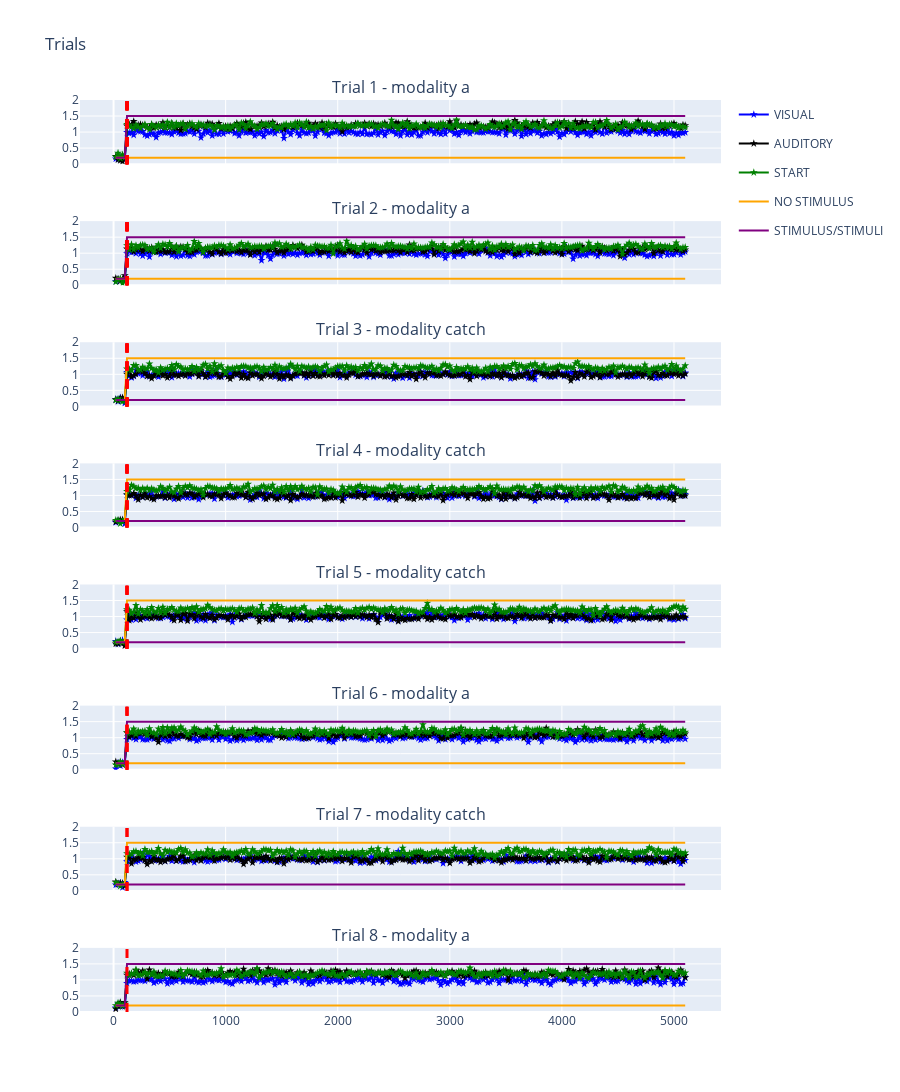

Notebook cell for this chart:
### Code cell
fig = habituation_task.plot_trials(8)
fig.show()

### Figure 1 — Plotly figure (JSON) as saved in the notebook; plotly's stock layout.template omitted (floating-point values rounded to 4 significant figures; data arrays with more than 128 entries replaced by an {"elided": "..."} marker saying what was removed)
{"data": [{"legendgroup": "VISUAL", "line": {"color": "blue"}, "marker": {"symbol": "star"}, "mode": "markers+lines", "name": "VISUAL", "showlegend": true, "type": "scatter", "x": {"elided": "255 int values"}, "xaxis": "x", "y": {"elided": "255 float values"}, "yaxis": "y"}, {"legendgroup": "AUDITORY", "line": {"color": "black"}, "marker": {"symbol": "star"}, "mode": "markers+lines", "name": "AUDITORY", "showlegend": true, "type": "scatter", "x": {"elided": "255 int values"}, "xaxis": "x", "y": {"elided": "255 float values"}, "yaxis": "y"}, {"legendgroup": "START", "line": {"color": "green"}, "marker": {"symbol": "star"}, "mode": "markers+lines", "name": "START", "showlegend": true, "type": "scatter", "x": {"elided": "255 int values"}, "xaxis": "x", "y": {"elided": "255 float values"}, "yaxis": "y"}, {"legendgroup": "OUTPUT 1", "line": {"color": "orange"}, "mode": "lines", "name": "NO STIMULUS", "showlegend": true, "type": "scatter", "x": {"elided": "255 int values"}, "xaxis": "x", "y": {"elided": "255 float values"}, "yaxis": "y"}, {"legendgroup": "OUTPUT 2", "line": {"color": "purple"}, "mode": "lines", "name": "STIMULUS/STIMULI", "showlegend": true, "type": "scatter", "x": {"elided": "255 int values"}, "xaxis": "x", "y": {"elided": "255 float values"}, "yaxis": "y"}, {"legendgroup": "VISUAL", "line": {"color": "blue"}, "marker": {"symbol": "star"}, "mode": "markers+lines", "name": "VISUAL", "showlegend": false, "type": "scatter", "x": {"elided": "255 int values"}, "xaxis": "x2", "y": {"elided": "255 float values"}, "yaxis": "y2"}, {"legendgroup": "AUDITORY", "line": {"color": "black"}, "marker": {"symbol": "star"}, "mode": "markers+lines", "name": "AUDITORY", "showlegend": false, "type": "scatter", "x": {"elided": "255 int values"}, "xaxis": "x2", "y": {"elided": "255 float values"}, "yaxis": "y2"}, {"legendgroup": "START", "line": {"color": "green"}, "marker": {"symbol": "star"}, "mode": "markers+lines", "name": "START", "showlegend": false, "type": "scatter", "x": {"elided": "255 int values"}, "xaxis": "x2", "y": {"elided": "255 float values"}, "yaxis": "y2"}, {"legendgroup": "OUTPUT 1", "line": {"color": "orange"}, "mode": "lines", "name": "NO STIMULUS", "showlegend": false, "type": "scatter", "x": {"elided": "255 int values"}, "xaxis": "x2", "y": {"elided": "255 float values"}, "yaxis": "y2"}, {"legendgroup": "OUTPUT 2", "line": {"color": "purple"}, "mode": "lines", "name": "STIMULUS/STIMULI", "showlegend": false, "type": "scatter", "x": {"elided": "255 int values"}, "xaxis": "x2", "y": {"elided": "255 float values"}, "yaxis": "y2"}, {"legendgroup": "VISUAL", "line": {"color": "blue"}, "marker": {"symbol": "star"}, "mode": "markers+lines", "name": "VISUAL", "showlegend": false, "type": "scatter", "x": {"elided": "255 int values"}, "xaxis": "x3", "y": {"elided": "255 float values"}, "yaxis": "y3"}, {"legendgroup": "AUDITORY", "line": {"color": "black"}, "marker": {"symbol": "star"}, "mode": "markers+lines", "name": "AUDITORY", "showlegend": false, "type": "scatter", "x": {"elided": "255 int values"}, "xaxis": "x3", "y": {"elided": "255 float values"}, "yaxis": "y3"}, {"legendgroup": "START", "line": {"color": "green"}, "marker": {"symbol": "star"}, "mode": "markers+lines", "name": "START", "showlegend": false, "type": "scatter", "x": {"elided": "255 int values"}, "xaxis": "x3", "y": {"elided": "255 float values"}, "yaxis": "y3"}, {"legendgroup": "OUTPUT 1", "line": {"color": "orange"}, "mode": "lines", "name": "NO STIMULUS", "showlegend": false, "type": "scatter", "x": {"elided": "255 int values"}, "xaxis": "x3", "y": {"elided": "255 float values"}, "yaxis": "y3"}, {"legendgroup": "OUTPUT 2", "line": {"color": "purple"}, "mode": "lines", "name": "STIMULUS/STIMULI", "showlegend": false, "type": "scatter", "x": {"elided": "255 int values"}, "xaxis": "x3", "y": {"elided": "255 float values"}, "yaxis": "y3"}, {"legendgroup": "VISUAL", "line": {"color": "blue"}, "marker": {"symbol": "star"}, "mode": "markers+lines", "name": "VISUAL", "showlegend": false, "type": "scatter", "x": {"elided": "255 int values"}, "xaxis": "x4", "y": {"elided": "255 float values"}, "yaxis": "y4"}, {"legendgroup": "AUDITORY", "line": {"color": "black"}, "marker": {"symbol": "star"}, "mode": "markers+lines", "name": "AUDITORY", "showlegend": false, "type": "scatter", "x": {"elided": "255 int values"}, "xaxis": "x4", "y": {"elided": "255 float values"}, "yaxis": "y4"}, {"legendgroup": "START", "line": {"color": "green"}, "marker": {"symbol": "star"}, "mode": "markers+lines", "name": "START", "showlegend": false, "type": "scatter", "x": {"elided": "255 int values"}, "xaxis": "x4", "y": {"elided": "255 float values"}, "yaxis": "y4"}, {"legendgroup": "OUTPUT 1", "line": {"color": "orange"}, "mode": "lines", "name": "NO STIMULUS", "showlegend": false, "type": "scatter", "x": {"elided": "255 int values"}, "xaxis": "x4", "y": {"elided": "255 float values"}, "yaxis": "y4"}, {"legendgroup": "OUTPUT 2", "line": {"color": "purple"}, "mode": "lines", "name": "STIMULUS/STIMULI", "showlegend": false, "type": "scatter", "x": {"elided": "255 int values"}, "xaxis": "x4", "y": {"elided": "255 float values"}, "yaxis": "y4"}, {"legendgroup": "VISUAL", "line": {"color": "blue"}, "marker": {"symbol": "star"}, "mode": "markers+lines", "name": "VISUAL", "showlegend": false, "type": "scatter", "x": {"elided": "255 int values"}, "xaxis": "x5", "y": {"elided": "255 float values"}, "yaxis": "y5"}, {"legendgroup": "AUDITORY", "line": {"color": "black"}, "marker": {"symbol": "star"}, "mode": "markers+lines", "name": "AUDITORY", "showlegend": false, "type": "scatter", "x": {"elided": "255 int values"}, "xaxis": "x5", "y": {"elided": "255 float values"}, "yaxis": "y5"}, {"legendgroup": "START", "line": {"color": "green"}, "marker": {"symbol": "star"}, "mode": "markers+lines", "name": "START", "showlegend": false, "type": "scatter", "x": {"elided": "255 int values"}, "xaxis": "x5", "y": {"elided": "255 float values"}, "yaxis": "y5"}, {"legendgroup": "OUTPUT 1", "line": {"color": "orange"}, "mode": "lines", "name": "NO STIMULUS", "showlegend": false, "type": "scatter", "x": {"elided": "255 int values"}, "xaxis": "x5", "y": {"elided": "255 float values"}, "yaxis": "y5"}, {"legendgroup": "OUTPUT 2", "line": {"color": "purple"}, "mode": "lines", "name": "STIMULUS/STIMULI", "showlegend": false, "type": "scatter", "x": {"elided": "255 int values"}, "xaxis": "x5", "y": {"elided": "255 float values"}, "yaxis": "y5"}, {"legendgroup": "VISUAL", "line": {"color": "blue"}, "marker": {"symbol": "star"}, "mode": "markers+lines", "name": "VISUAL", "showlegend": false, "type": "scatter", "x": {"elided": "255 int values"}, "xaxis": "x6", "y": {"elided": "255 float values"}, "yaxis": "y6"}, {"legendgroup": "AUDITORY", "line": {"color": "black"}, "marker": {"symbol": "star"}, "mode": "markers+lines", "name": "AUDITORY", "showlegend": false, "type": "scatter", "x": {"elided": "255 int values"}, "xaxis": "x6", "y": {"elided": "255 float values"}, "yaxis": "y6"}, {"legendgroup": "START", "line": {"color": "green"}, "marker": {"symbol": "star"}, "mode": "markers+lines", "name": "START", "showlegend": false, "type": "scatter", "x": {"elided": "255 int values"}, "xaxis": "x6", "y": {"elided": "255 float values"}, "yaxis": "y6"}, {"legendgroup": "OUTPUT 1", "line": {"color": "orange"}, "mode": "lines", "name": "NO STIMULUS", "showlegend": false, "type": "scatter", "x": {"elided": "255 int values"}, "xaxis": "x6", "y": {"elided": "255 float values"}, "yaxis": "y6"}, {"legendgroup": "OUTPUT 2", "line": {"color": "purple"}, "mode": "lines", "name": "STIMULUS/STIMULI", "showlegend": false, "type": "scatter", "x": {"elided": "255 int values"}, "xaxis": "x6", "y": {"elided": "255 float values"}, "yaxis": "y6"}, {"legendgroup": "VISUAL", "line": {"color": "blue"}, "marker": {"symbol": "star"}, "mode": "markers+lines", "name": "VISUAL", "showlegend": false, "type": "scatter", "x": {"elided": "255 int values"}, "xaxis": "x7", "y": {"elided": "255 float values"}, "yaxis": "y7"}, {"legendgroup": "AUDITORY", "line": {"color": "black"}, "marker": {"symbol": "star"}, "mode": "markers+lines", "name": "AUDITORY", "showlegend": false, "type": "scatter", "x": {"elided": "255 int values"}, "xaxis": "x7", "y": {"elided": "255 float values"}, "yaxis": "y7"}, {"legendgroup": "START", "line": {"color": "green"}, "marker": {"symbol": "star"}, "mode": "markers+lines", "name": "START", "showlegend": false, "type": "scatter", "x": {"elided": "255 int values"}, "xaxis": "x7", "y": {"elided": "255 float values"}, "yaxis": "y7"}, {"legendgroup": "OUTPUT 1", "line": {"color": "orange"}, "mode": "lines", "name": "NO STIMULUS", "showlegend": false, "type": "scatter", "x": {"elided": "255 int values"}, "xaxis": "x7", "y": {"elided": "255 float values"}, "yaxis": "y7"}, {"legendgroup": "OUTPUT 2", "line": {"color": "purple"}, "mode": "lines", "name": "STIMULUS/STIMULI", "showlegend": false, "type": "scatter", "x": {"elided": "255 int values"}, "xaxis": "x7", "y": {"elided": "255 float values"}, "yaxis": "y7"}, {"legendgroup": "VISUAL", "line": {"color": "blue"}, "marker": {"symbol": "star"}, "mode": "markers+lines", "name": "VISUAL", "showlegend": false, "type": "scatter", "x": {"elided": "255 int values"}, "xaxis": "x8", "y": {"elided": "255 float values"}, "yaxis": "y8"}, {"legendgroup": "AUDITORY", "line": {"color": "black"}, "marker": {"symbol": "star"}, "mode": "markers+lines", "name": "AUDITORY", "showlegend": false, "type": "scatter", "x": {"elided": "255 int values"}, "xaxis": "x8", "y": {"elided": "255 float values"}, "yaxis": "y8"}, {"legendgroup": "START", "line": {"color": "green"}, "marker": {"symbol": "star"}, "mode": "markers+lines", "name": "START", "showlegend": false, "type": "scatter", "x": {"elided": "255 int values"}, "xaxis": "x8", "y": {"elided": "255 float values"}, "yaxis": "y8"}, {"legendgroup": "OUTPUT 1", "line": {"color": "orange"}, "mode": "lines", "name": "NO STIMULUS", "showlegend": false, "type": "scatter", "x": {"elided": "255 int values"}, "xaxis": "x8", "y": {"elided": "255 float values"}, "yaxis": "y8"}, {"legendgroup": "OUTPUT 2", "line": {"color": "purple"}, "mode": "lines", "name": "STIMULUS/STIMULI", "showlegend": false, "type": "scatter", "x": {"elided": "255 int values"}, "xaxis": "x8", "y": {"elided": "255 float values"}, "yaxis": "y8"}], "layout": {"annotations": [{"font": {"size": 16}, "showarrow": false, "text": "Trial 1 - modality a", "x": 0.5, "xanchor": "center", "xref": "paper", "y": 1, "yanchor": "bottom", "yref": "paper"}, {"font": {"size": 16}, "showarrow": false, "text": "Trial 2 - modality a", "x": 0.5, "xanchor": "center", "xref": "paper", "y": 0.8672, "yanchor": "bottom", "yref": "paper"}, {"font": {"size": 16}, "showarrow": false, "text": "Trial 3 - modality catch", "x": 0.5, "xanchor": "center", "xref": "paper", "y": 0.7344, "yanchor": "bottom", "yref": "paper"}, {"font": {"size": 16}, "showarrow": false, "text": "Trial 4 - modality catch", "x": 0.5, "xanchor": "center", "xref": "paper", "y": 0.6016, "yanchor": "bottom", "yref": "paper"}, {"font": {"size": 16}, "showarrow": false, "text": "Trial 5 - modality catch", "x": 0.5, "xanchor": "center", "xref": "paper", "y": 0.4688, "yanchor": "bottom", "yref": "paper"}, {"font": {"size": 16}, "showarrow": false, "text": "Trial 6 - modality a", "x": 0.5, "xanchor": "center", "xref": "paper", "y": 0.3359, "yanchor": "bottom", "yref": "paper"}, {"font": {"size": 16}, "showarrow": false, "text": "Trial 7 - modality catch", "x": 0.5, "xanchor": "center", "xref": "paper", "y": 0.2031, "yanchor": "bottom", "yref": "paper"}, {"font": {"size": 16}, "showarrow": false, "text": "Trial 8 - modality a", "x": 0.5, "xanchor": "center", "xref": "paper", "y": 0.07031, "yanchor": "bottom", "yref": "paper"}], "height": 1300, "shapes": [{"line": {"color": "red", "dash": "dash", "width": 3}, "type": "line", "x0": 120, "x1": 120, "xref": "x", "y0": 0, "y1": 1, "yref": "y domain"}, {"line": {"color": "red", "dash": "dash", "width": 3}, "type": "line", "x0": 120, "x1": 120, "xref": "x", "y0": 0, "y1": 1, "yref": "y domain"}, {"line": {"color": "red", "dash": "dash", "width": 3}, "type": "line", "x0": 120, "x1": 120, "xref": "x2", "y0": 0, "y1": 1, "yref": "y2 domain"}, {"line": {"color": "red", "dash": "dash", "width": 3}, "type": "line", "x0": 120, "x1": 120, "xref": "x", "y0": 0, "y1": 1, "yref": "y domain"}, {"line": {"color": "red", "dash": "dash", "width": 3}, "type": "line", "x0": 120, "x1": 120, "xref": "x2", "y0": 0, "y1": 1, "yref": "y2 domain"}, {"line": {"color": "red", "dash": "dash", "width": 3}, "type": "line", "x0": 120, "x1": 120, "xref": "x3", "y0": 0, "y1": 1, "yref": "y3 domain"}, {"line": {"color": "red", "dash": "dash", "width": 3}, "type": "line", "x0": 120, "x1": 120, "xref": "x", "y0": 0, "y1": 1, "yref": "y domain"}, {"line": {"color": "red", "dash": "dash", "width": 3}, "type": "line", "x0": 120, "x1": 120, "xref": "x2", "y0": 0, "y1": 1, "yref": "y2 domain"}, {"line": {"color": "red", "dash": "dash", "width": 3}, "type": "line", "x0": 120, "x1": 120, "xref": "x3", "y0": 0, "y1": 1, "yref": "y3 domain"}, {"line": {"color": "red", "dash": "dash", "width": 3}, "type": "line", "x0": 120, "x1": 120, "xref": "x4", "y0": 0, "y1": 1, "yref": "y4 domain"}, {"line": {"color": "red", "dash": "dash", "width": 3}, "type": "line", "x0": 120, "x1": 120, "xref": "x", "y0": 0, "y1": 1, "yref": "y domain"}, {"line": {"color": "red", "dash": "dash", "width": 3}, "type": "line", "x0": 120, "x1": 120, "xref": "x2", "y0": 0, "y1": 1, "yref": "y2 domain"}, {"line": {"color": "red", "dash": "dash", "width": 3}, "type": "line", "x0": 120, "x1": 120, "xref": "x3", "y0": 0, "y1": 1, "yref": "y3 domain"}, {"line": {"color": "red", "dash": "dash", "width": 3}, "type": "line", "x0": 120, "x1": 120, "xref": "x4", "y0": 0, "y1": 1, "yref": "y4 domain"}, {"line": {"color": "red", "dash": "dash", "width": 3}, "type": "line", "x0": 120, "x1": 120, "xref": "x5", "y0": 0, "y1": 1, "yref": "y5 domain"}, {"line": {"color": "red", "dash": "dash", "width": 3}, "type": "line", "x0": 120, "x1": 120, "xref": "x", "y0": 0, "y1": 1, "yref": "y domain"}, {"line": {"color": "red", "dash": "dash", "width": 3}, "type": "line", "x0": 120, "x1": 120, "xref": "x2", "y0": 0, "y1": 1, "yref": "y2 domain"}, {"line": {"color": "red", "dash": "dash", "width": 3}, "type": "line", "x0": 120, "x1": 120, "xref": "x3", "y0": 0, "y1": 1, "yref": "y3 domain"}, {"line": {"color": "red", "dash": "dash", "width": 3}, "type": "line", "x0": 120, "x1": 120, "xref": "x4", "y0": 0, "y1": 1, "yref": "y4 domain"}, {"line": {"color": "red", "dash": "dash", "width": 3}, "type": "line", "x0": 120, "x1": 120, "xref": "x5", "y0": 0, "y1": 1, "yref": "y5 domain"}, {"line": {"color": "red", "dash": "dash", "width": 3}, "type": "line", "x0": 120, "x1": 120, "xref": "x6", "y0": 0, "y1": 1, "yref": "y6 domain"}, {"line": {"color": "red", "dash": "dash", "width": 3}, "type": "line", "x0": 120, "x1": 120, "xref": "x", "y0": 0, "y1": 1, "yref": "y domain"}, {"line": {"color": "red", "dash": "dash", "width": 3}, "type": "line", "x0": 120, "x1": 120, "xref": "x2", "y0": 0, "y1": 1, "yref": "y2 domain"}, {"line": {"color": "red", "dash": "dash", "width": 3}, "type": "line", "x0": 120, "x1": 120, "xref": "x3", "y0": 0, "y1": 1, "yref": "y3 domain"}, {"line": {"color": "red", "dash": "dash", "width": 3}, "type": "line", "x0": 120, "x1": 120, "xref": "x4", "y0": 0, "y1": 1, "yref": "y4 domain"}, {"line": {"color": "red", "dash": "dash", "width": 3}, "type": "line", "x0": 120, "x1": 120, "xref": "x5", "y0": 0, "y1": 1, "yref": "y5 domain"}, {"line": {"color": "red", "dash": "dash", "width": 3}, "type": "line", "x0": 120, "x1": 120, "xref": "x6", "y0": 0, "y1": 1, "yref": "y6 domain"}, {"line": {"color": "red", "dash": "dash", "width": 3}, "type": "line", "x0": 120, "x1": 120, "xref": "x7", "y0": 0, "y1": 1, "yref": "y7 domain"}, {"line": {"color": "red", "dash": "dash", "width": 3}, "type": "line", "x0": 120, "x1": 120, "xref": "x", "y0": 0, "y1": 1, "yref": "y domain"}, {"line": {"color": "red", "dash": "dash", "width": 3}, "type": "line", "x0": 120, "x1": 120, "xref": "x2", "y0": 0, "y1": 1, "yref": "y2 domain"}, {"line": {"color": "red", "dash": "dash", "width": 3}, "type": "line", "x0": 120, "x1": 120, "xref": "x3", "y0": 0, "y1": 1, "yref": "y3 domain"}, {"line": {"color": "red", "dash": "dash", "width": 3}, "type": "line", "x0": 120, "x1": 120, "xref": "x4", "y0": 0, "y1": 1, "yref": "y4 domain"}, {"line": {"color": "red", "dash": "dash", "width": 3}, "type": "line", "x0": 120, "x1": 120, "xref": "x5", "y0": 0, "y1": 1, "yref": "y5 domain"}, {"line": {"color": "red", "dash": "dash", "width": 3}, "type": "line", "x0": 120, "x1": 120, "xref": "x6", "y0": 0, "y1": 1, "yref": "y6 domain"}, {"line": {"color": "red", "dash": "dash", "width": 3}, "type": "line", "x0": 120, "x1": 120, "xref": "x7", "y0": 0, "y1": 1, "yref": "y7 domain"}, {"line": {"color": "red", "dash": "dash", "width": 3}, "type": "line", "x0": 120, "x1": 120, "xref": "x8", "y0": 0, "y1": 1, "yref": "y8 domain"}], "title": {"text": "Trials"}, "width": 900, "xaxis": {"anchor": "y", "domain": [0, 1], "matches": "x8", "showticklabels": false}, "xaxis2": {"anchor": "y2", "domain": [0, 1], "matches": "x8", "showticklabels": false}, "xaxis3": {"anchor": "y3", "domain": [0, 1], "matches": "x8", "showticklabels": false}, "xaxis4": {"anchor": "y4", "domain": [0, 1], "matches": "x8", "showticklabels": false}, "xaxis5": {"anchor": "y5", "domain": [0, 1], "matches": "x8", "showticklabels": false}, "xaxis6": {"anchor": "y6", "domain": [0, 1], "matches": "x8", "showticklabels": false}, "xaxis7": {"anchor": "y7", "domain": [0, 1], "matches": "x8", "showticklabels": false}, "xaxis8": {"anchor": "y8", "domain": [0, 1]}, "yaxis": {"anchor": "x", "domain": [0.9297, 1], "range": [0, 2]}, "yaxis2": {"anchor": "x2", "domain": [0.7969, 0.8672], "range": [0, 2]}, "yaxis3": {"anchor": "x3", "domain": [0.6641, 0.7344], "range": [0, 2]}, "yaxis4": {"anchor": "x4", "domain": [0.5312, 0.6016], "range": [0, 2]}, "yaxis5": {"anchor": "x5", "domain": [0.3984, 0.4688], "range": [0, 2]}, "yaxis6": {"anchor": "x6", "domain": [0.2656, 0.3359], "range": [0, 2]}, "yaxis7": {"anchor": "x7", "domain": [0.1328, 0.2031], "range": [0, 2]}, "yaxis8": {"anchor": "x8", "domain": [0, 0.07031], "range": [0, 2]}}}
